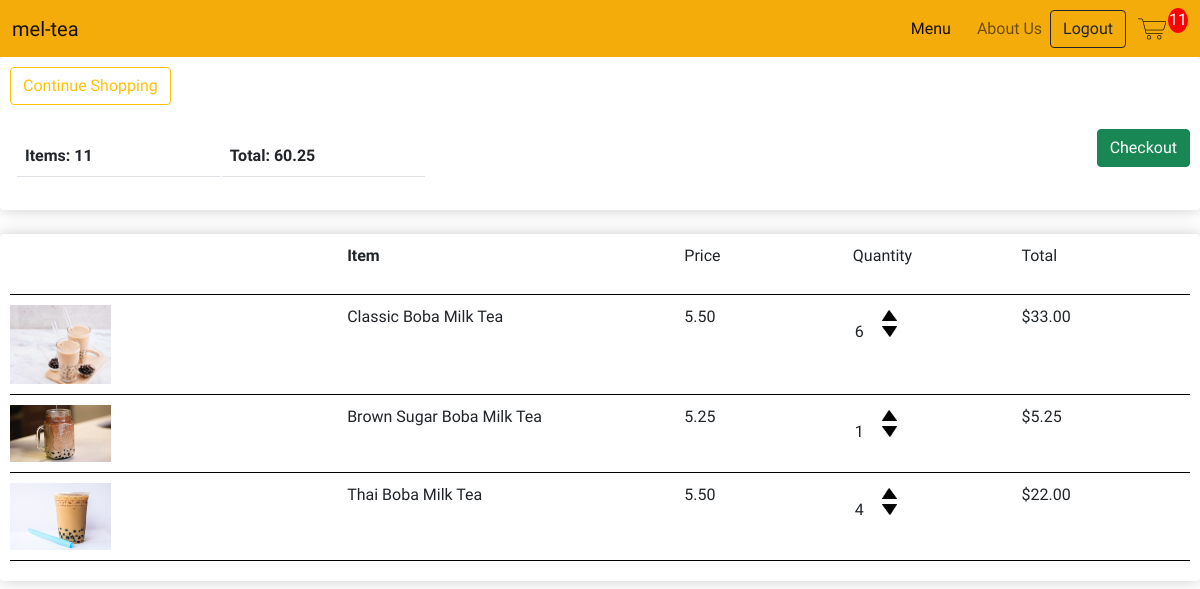
The app's page /cart/ (signed in), older data.
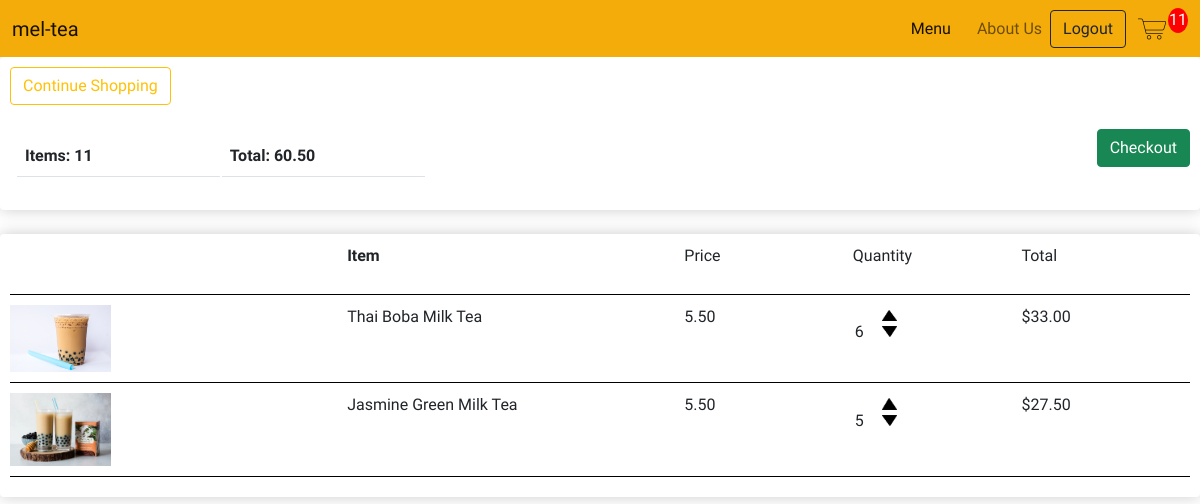
The same page, newer data.
### store/models.py (models this page shows, shortened)
class CustomerOrder(models.Model):
    customer = models.ForeignKey(Customer, on_delete=models.SET_NULL, null=True, blank=True)
    date_ordered = models.DateTimeField(auto_now_add=True)
    completion = models.BooleanField(default=False)
    transaction_id = models.CharField(max_length=200, null=True)
    @property
    def cart_total(self):
        order_items = self.orderitem_set.all()
        total = sum([item.calc_total for item in order_items])
        return total
    @property
    def cart_quantity(self):
        order_items = self.orderitem_set.all()
        total = sum([item.quantity for item in order_items])
        return total

class OrderItem(models.Model):
    product = models.ForeignKey(BobaProduct, on_delete=models.SET_NULL, null=True)
    order = models.ForeignKey(CustomerOrder, on_delete=models.SET_NULL, null=True)
    quantity = models.IntegerField(default=0, null=True, blank=True)
    date_added = models.DateTimeField(auto_now_add=True)
    @property
    def calc_total(self):
        total = self.product.price * self.quantity
        return total

class BobaProduct(models.Model):
    WITH_BOBA = [
        ('YES', 'Boba'),
        ('NO', 'No Boba')
    ]
    name = models.CharField(max_length=200, null=True)
    price = models.DecimalField(max_digits=7, decimal_places=2)
    category = models.CharField(max_length=200, null=True, choices= WITH_BOBA)
    image = models.ImageField(upload_to='boba', default="{% static 'images/filler.jpg' %}", null=True, blank=True)
    date_created = models.DateTimeField(auto_now_add=True)
    @property #@property allow us to access as an attribute
    def image_url(self):
        try:
            url = self.image.url
        except:
            url = ''
        return url

### store/views.py (the view)
# urls.py: path('cart/', views.cart, name="cart"),
def cart(request):
    cart = cartData(request)
    cart_items = cart['cart_items']
    order = cart['order']
    items = cart['items']
    context = {"items": items, "order": order, 'cart_items':cart_items}
    return render(request, 'store/cart.html', context)

### store/utils.py (called while the page is built)
def cartData(request):
    if request.user.is_authenticated:
        customer = request.user.customer
        order, created = CustomerOrder.objects.get_or_create(customer=customer)
        items = order.orderitem_set.all()   # (USE ITEM FOR CHILDREN)
        cart_items = order.cart_quantity
    else:
        cookie = guestCookieCart(request)
        cart_items = cookie['cart_items']
        order = cookie['order']
        items = cookie['items']
    return {"items": items, "order": order, 'cart_items':cart_items}

### store/templates/store/cart.html
{% extends 'store/main.html' %}
{% load static %}
{% block content %}
<div class="row">
    <div class="col-lg-12">
        <div class="product-box">
            <a class="btn btn-outline-warning" href="{% url 'store' %}"> Continue Shopping</a>
            <br>
            <br>
            <table class="table">
                <tr>
                    <th>Items: <b>{{order.cart_quantity}}</b></th>
                    <th>Total: <b>{{order.cart_total|floatformat:2}}</b></th>
                </tr>
                <a class="btn btn-success checkout-btn" href="{% url 'checkout' %}">Checkout</a>
            </table>
        </div>
        <br>
        <div class="product-box">
            <div class="cart-row">
                <div class="cart-row-flex-2"></div>
                <div class="cart-row-flex-2">
                   <p><strong>Item</strong></p>
                </div>
                <div class="cart-row-flex-1">
                    <p>Price</p>
                </div>
                <div class="cart-row-flex-1">
                    <p>Quantity</p>
                </div>
                <div class="cart-row-flex-1">
                    <p>Total</p>
                </div>
            </div>
            {% for item in items %}
            <div class="cart-row">
                <div class="cart-row-flex-2"><img class="row-image" src="{{item.product.image_url}}"></div>
                <div class="cart-row-flex-2">
                    <p>{{item.product.name}}</p>
                </div>
                <div class="cart-row-flex-1">
                    <p>{{item.product.price|floatformat:2}}</p>
                </div>
                <div class="cart-row-flex-1">
                    <p class="quantity">{{item.quantity}}</p>
                    <div class="quantity">
                        <img data-product={{item.product.id}} data-action="add" class="quantity-change add-cart" src="{% static 'images/arrow-up.png' %}">
                        <img data-product={{item.product.id}} data-action="remove" class="quantity-change add-cart" src="{% static 'images/arrow-down.png' %}">
                    </div>
                </div>
                <div class="cart-row-flex-1">
                    <p>${{item.calc_total}}</p>
                </div>
            </div>
            {% endfor %}
        </div>
    </div>
</div>
{% endblock content %}

### store/templates/store/main.html (shortened to what this page needs)
<!DOCTYPE html>
{% load static %}
<html lang="en">
<head>
    <link href="https://cdn.jsdelivr.net/npm/bootstrap@5.0.0-beta3/dist/css/bootstrap.min.css" rel="stylesheet">
    <link rel="stylesheet" href="{% static 'css/main.css' %}">
    <link rel="stylesheet" href="{% static 'css/forms.css' %}">
    <link rel="stylesheet" href="{% static 'css/menu.css' %}">
    <link rel="stylesheet" href="{% static 'css/checkout.css' %}">
    <link rel="stylesheet" href="{% static 'css/chatbox.css' %}">
</head>
<body>
    <nav class="navbar navbar-expand-lg navbar-light nav-bar-color" style="background-color: #F4AC0B;">
        <div class="container-fluid">
            <a class="navbar-brand" href="{% url 'store' %}">mel-tea</a>
            <div class="collapse navbar-collapse" id="navbarSupportedContent">
                <ul class="navbar-nav ms-auto mb-2 mb-lg-0 nav-bar-links">
                    <li class="nav-item">
                        <a class="nav-link active" aria-current="page" href="{% url 'menu' %}">Menu</a>
                    </li>
                    <li class="nav-item">
                        <a class="nav-link " href="{% url 'about' %}" tabindex="-1" aria-disabled="false">About Us</a>
                    </li>
                </ul>
                {% if user.is_authenticated %}
                <a href="{% url 'logout' %}" class="btn btn-outline-dark">Logout</a>
                {% endif %}
                <a href="{% url 'cart' %}">
                    <img id="cart-icon" src="{% static 'images/shoppingcart.png' %}">
                </a>
                <p id="cart-amount">{{cart_items}}</p>
            </div>
        </div>
    </nav>
        {% block content %}
        {% endblock content %}
</body>
</html>

### static/css/main.css (style rules this page uses)
* { margin: 0; padding: 0; box-sizing: border-box; }
body { background-color: white; font-family: Comfortaa; }
#cart-icon { display: inline-block; width: 2rem; height: auto; margin-left: 10px; }
.nav-bar-links li { margin-left: 10px; }
#cart-amount { display: block; text-align: center; color: white; background-color: red; width: 20px; height: 25px; border-radius: 55%; }

### static/css/menu.css (style rules this page uses)
.product-box { border-radius: 4px; padding:10px; box-shadow:hsl(0, 0%, 80%) 0 0 16px; }
.quantity { display: inline-block; padding-right: 10px; margin: 0 2px; }
.quantity-change { width: 15px; cursor: pointer; transition: .1s; display: block; margin-top: 5px; }

### static/css/checkout.css (style rules this page uses)
.checkout-btn { vertical-align: bottom; float:right; }
.cart-row { display: flex; align-items: stretch; margin-bottom: 10px; padding-bottom: 10px; border-bottom: 1px solid black; }
.row-image { width: 30%; height: auto; }
.cart-row-flex-2 { flex: 2; }
.cart-row-flex-1 { flex: 1; }
.table { width:450px; display: inline-block; padding: 5px; border-collapse: separate; }
.table th { width: 25%; }

Row changes from the older to the newer data that the page shows:
removed OrderItem: product.image_url (picture), product.name "Classic Boba Milk Tea", product.price "5.50", quantity "6", calc_total "33.00"
removed OrderItem: product.image_url (picture), product.name "Brown Sugar Boba Milk Tea", product.price "5.25", quantity "1", calc_total "5.25"
changed through a linked row, CustomerOrder: cart_total "60.25" → "60.50"
changed OrderItem "Thai Boba Milk Tea": quantity "4" → "6"; calc_total "22.00" → "33.00"
added OrderItem: product.image_url (picture), product.name "Jasmine Green Milk Tea", product.price "5.50", quantity "5", calc_total "27.50"
